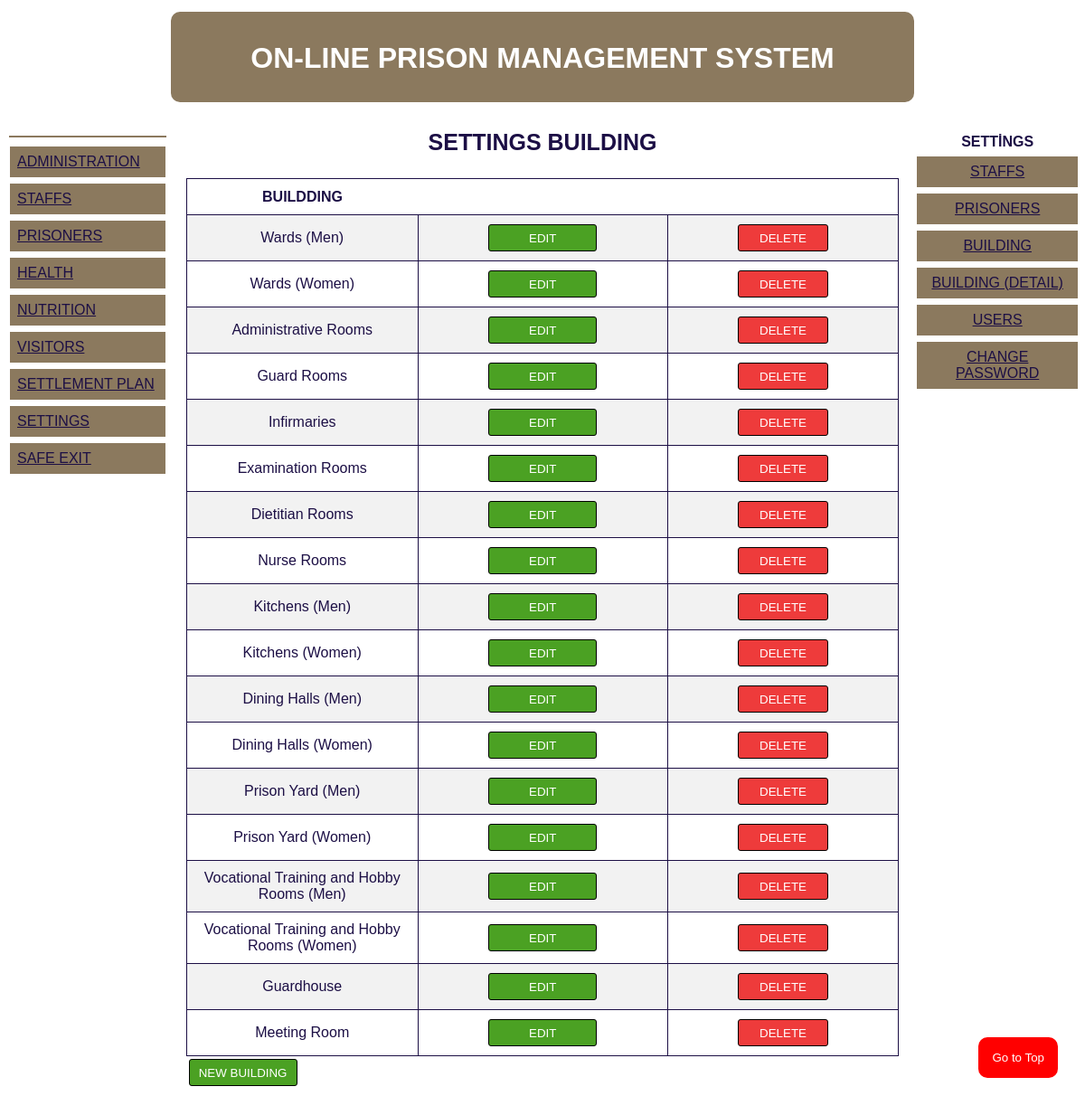
The page /settingsbuilding.php on the database its author committed.
### tables this page shows
CREATE TABLE `building` (
  `idb` int(11) NOT NULL,
  `bina` varchar(50) NOT NULL
);

### settingsbuilding.php (the view, shortened to what this page needs)
<?php
include "config.php";
?>
<!DOCTYPE html>
<html>
<head>
<link rel="stylesheet" href="style.css">
</head>
<body>
<div class= "header">
   <?php require_once "header.php" ?>
</div>
<div style="overflow:auto">
  <div class="menu">
    <?php require_once "menu.php"; ?>
  </div>
  <div class="main">
  <b><h3 style="font-size:25px; text-align:center";>SETTINGS BUILDING</h3></b>
  <div class="settings">
  <table id="setbuild">
	<tr>
		<th>BUILDDING</th>
		<th></th>
    <th></th>
	</tr>
<?php
$sorgu = $conn->query("SELECT * FROM building");
while ($sonuc = $sorgu->fetch_assoc()) {
$id = $sonuc['idb'];
$bina = $sonuc['bina'];
?>
    <tr>
		<td><?php echo $bina; ?></td>
        <td><a href="settingsbuildedit.php?id=<?php echo $id; ?>" ><input type="submit" class="btn-edit" value="EDIT"></a></td>
        <td><a href="settingsbuilddlt.php?id=<?php echo $id; ?>" ><input type="submit" class="btn-dlt" value="DELETE"></a></td>
	</tr>
<?php
} ?>
</table>
 </div>
 <table><tr><td><a href="settingsbuildadd.php" ><input type="submit" class="btn-edit" value="NEW BUILDING"></a></td></tr></table>
 <button onclick="topFunction()" id="myBtn" title="Go To Top">Go to Top</button>
</div>
  <div class="right">
  <?php require_once "men.php"; ?>
  </div>
</div>
</body>
</html>

### style.css (style rules this page uses)
* { box-sizing: border-box; font-family: Arial, sans-serif; color:#1c0f45; }
.main { float: left; width: 70%; padding: 0 20px; }
.menu { float: left; width: 15%; text-align: left; margin: 30px auto; color:black; }
.right { float: left; width: 15%; text-align: center; margin: 30px auto; color:black; }

### settingsbuilding.php (style rules this page uses)
#setbuild { width:100%; border:1px solid; border-collapse:collapse; }
#setbuild td { width:15%; border:1px solid; text-align:center; padding: 10px; }
#setbuild th { padding: 10px; height:40px; }
#setbuild tr:nth-child(even) { background-color: #f2f2f2; }
.btn-edit { background-color:#4ba123; border-radius:3px; border:1px solid black; width:120px; height:30px; color:white; }
.btn-dlt { background-color:#ee3b3b; border-radius:3px; border:1px solid black; color:white; width:100px; height:30px; color:white; }
#myBtn { position: fixed; bottom: 20px; right: 30px; z-index: 99; border: none; outline: none; background-color: red; color: white; cursor: pointer; padding: 15px; border-radius: 10px; transition:all 1s linear; }

### header.php (style rules this page uses)
.header { padding:5px; text-align:center; }

### rows shown on the page
building: bina "Wards (Men)"
building: bina "Wards (Women)"
building: bina "Administrative Rooms"
building: bina "Guard Rooms"
building: bina "Infirmaries"
building: bina "Examination Rooms"
building: bina "Dietitian Rooms"
building: bina "Nurse Rooms"
building: bina "Kitchens (Men)"
building: bina "Kitchens (Women)"
building: bina "Dining Halls (Men)"
building: bina "Dining Halls (Women)"
building: bina "Prison Yard (Men)"
building: bina "Prison Yard (Women)"
building: bina "Vocational Training and Hobby Rooms (Men)"
building: bina "Vocational Training and Hobby Rooms (Women)"
building: bina "Guardhouse"
building: bina "Meeting Room"
